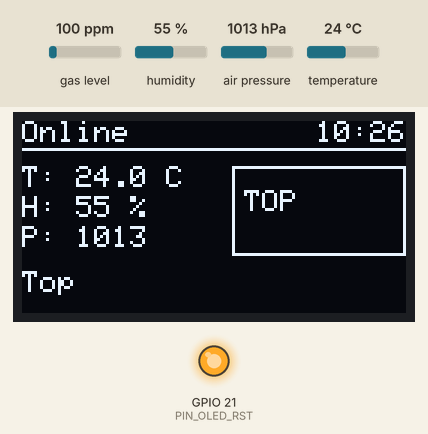
The sketch below on a simulated ESP32. Shown: 128×64 one-colour display, output pins drawn as LEDs (lit = HIGH). The test bench sets the inputs (shaded band); at power-on: gas level 100 ppm, humidity 55 %, air pressure 1013 hPa, temperature 24 °C. WiFi joins after 1.5 s; servers stay silent unless stated; uploads are accepted with an empty reply; the local clock reads 2024-03-15 10:24:30 at power-on unless the sketch sets it; what the sketch prints to the serial monitor is not drawn.

Above: at 90.4 s.

The sketch:

klimas.ino
```cpp
#include <WiFi.h>
#include <HTTPClient.h>
#include <WiFiManager.h>
#include <AsyncTCP.h>

// Fix für Konflikte zwischen ESP32 Core WebServer und AsyncWebServer
#ifdef HTTP_GET
  #undef HTTP_GET
  #undef HTTP_POST
  #undef HTTP_DELETE
  #undef HTTP_PUT
  #undef HTTP_PATCH
  #undef HTTP_HEAD
  #undef HTTP_OPTIONS
  #undef HTTP_ANY
#endif

#include <ESPAsyncWebServer.h>
#include <ESPmDNS.h>
#include <ArduinoOTA.h>
#include "time.h"
#include "config.h"

// --- 1. HARDWARE MODULE ---

// A) DISPLAY
#ifdef USE_DISPLAY
  #include <Wire.h>
  #include <Adafruit_GFX.h>
  #include <Adafruit_SSD1306.h>
  Adafruit_SSD1306 display(SCREEN_WIDTH, SCREEN_HEIGHT, &Wire, PIN_OLED_RST);
#endif

// B) BME680 SENSOR
#ifdef USE_BME680
  #include <Wire.h>
  #include <Adafruit_Sensor.h>
  #include "Adafruit_BME680.h"
  // Wählt Bus 0 oder 1 je nach config
  TwoWire I2C_BME = TwoWire(BME_I2C_BUS);
  Adafruit_BME680 bme(&I2C_BME);
#endif

// C) DHT SENSOR
#ifdef SENSOR_TYPE_DHT
  #include <DHT.h>
  DHT dht(DHT_PIN, DHT_TYPE);
#endif

// --- GLOBALE VARIABLEN ---
AsyncWebServer server(80);

float temp = 0.0, hum = 0.0, pres = 0.0, gas = 0.0;
String airQualityStatus = "Init...";
unsigned long lastSensorTime = 0;
unsigned long lastSendTime = 0;

// --- HELFER: TEXT ANZEIGEN (Display oder Serial) ---
void showText(String title, String status) {
  #ifdef USE_DISPLAY
    display.clearDisplay();
    display.setTextSize(1);
    display.setCursor(0,0);
    display.println(title);
    display.println(status);
    display.display();
  #else
    Serial.print("[INFO] "); Serial.print(title); Serial.print(": "); Serial.println(status);
  #endif
}

// --- HELFER: LUFTQUALITÄT BERECHNEN ---
String getAirQuality(float gasResistance) {
  // Wenn kein Gassensor da ist (z.B. DHT), geben wir "-" zurück
  #ifdef SENSOR_TYPE_DHT
    return "N/A";
  #endif

  if (gasResistance > GAS_LEVEL_GOOD) return "Top";
  else if (gasResistance > GAS_LEVEL_OK) return "Good";
  else if (gasResistance > GAS_LEVEL_WARN) return "Fair";
  else if (gasResistance > 0) return "WARNING";
  return "Init";
}

// --- HELFER: ZEIT FORMATIEREN ---
String getFormattedTime() {
  struct tm timeinfo;
  if(!getLocalTime(&timeinfo)) return "--:--";
  char timeStringBuff[6];
  strftime(timeStringBuff, sizeof(timeStringBuff), "%H:%M", &timeinfo);
  return String(timeStringBuff);
}

// --- DATEN SENDEN ---
void sendDataToServer() {
  if(WiFi.status() == WL_CONNECTED){
    WiFiClient client;
    HTTPClient http;
    http.setTimeout(3000);
    http.begin(client, SERVER_URL);
    http.addHeader("Content-Type", "application/x-www-form-urlencoded");

    String mac = WiFi.macAddress();

    String httpRequestData = "api_key=" + String(API_KEY)
                           + "&device_id=" + mac
                           + "&temperature=" + String(temp)
                           + "&humidity=" + String(hum)
                           + "&pressure=" + String(pres)
                           + "&gas=" + String(gas);

    int code = http.POST(httpRequestData);
    if(code > 0) Serial.printf("Upload: %d\n", code);
    http.end();
  }
}

// --- WIFI MANAGER CALLBACK ---
void configModeCallback (WiFiManager *myWiFiManager) {
  Serial.println("Config Mode Start...");
  #ifdef USE_DISPLAY
    display.clearDisplay();
    display.setCursor(0, 0);
    display.println("WIFI ERROR!");
    display.println("Connect to:");
    display.println(myWiFiManager->getConfigPortalSSID());
    display.println("192.168.4.1");
    display.display();
  #endif
}

// --- HTML DASHBOARD (Im Flash-Speicher) ---
const char index_html[] PROGMEM = R"rawliteral(
<!DOCTYPE HTML><html><head><title>Climate Monitor</title>
<meta name="viewport" content="width=device-width, initial-scale=1">
<style>body{font-family:sans-serif;text-align:center;background:#121212;color:#eee;margin:0;padding-top:20px}
.c{background:#1e1e1e;padding:15px;margin:10px;width:140px;border-radius:12px;border-top:3px solid #777;display:inline-block}
.v{font-size:2rem;font-weight:bold}.u{font-size:1rem;color:#888}</style></head><body>
<h1>Room Climate</h1>
<div class="c" style="width:300px;border-top:5px solid #fff"><h2 style="margin:0;color:#aaa">Air Quality</h2><span id="q" style="font-size:1.5rem">...</span></div><br>
<div class="c" style="border-color:#ff5252"><span class="v" id="t">--</span><span class="u"> C</span></div>
<div class="c" style="border-color:#448aff"><span class="v" id="h">--</span><span class="u"> %</span></div>
<div class="c" style="border-color:#69f0ae"><span class="v" id="p">--</span><span class="u"> hPa</span></div>
<div class="c" style="border-color:#e040fb"><span class="v" id="g">--</span><span class="u"> kOhm</span></div>
<p id="devid" style="color:#555;font-size:0.8rem">Loading ID...</p>
<script>
setInterval(function(){fetch("/data").then(r=>r.json()).then(d=>{
document.getElementById("t").innerText=d.t.toFixed(1);
document.getElementById("h").innerText=d.h.toFixed(1);
document.getElementById("p").innerText=d.p.toFixed(0);
document.getElementById("g").innerText=(d.g/1000).toFixed(1);
document.getElementById("devid").innerText="ID: " + d.id;
const q=document.getElementById("q");q.innerText=d.q;
if(d.q.includes("Top")||d.q.includes("Good")){q.style.color="#00e676"}
else if(d.q.includes("Fair")){q.style.color="#ffeb3b"}
else{q.style.color="#ff1744"}
})},2000);
</script></body></html>)rawliteral";


// ==========================================
//                 SETUP
// ==========================================
void setup() {
  Serial.begin(115200);
  delay(1000); // Warten für Serial Monitor
  Serial.println("\n--- SYSTEM START ---");

  // --- 1. DISPLAY INIT ---
  #ifdef USE_DISPLAY
    Serial.println("Init Display...");
    pinMode(PIN_OLED_RST, OUTPUT);
    digitalWrite(PIN_OLED_RST, LOW); delay(50); digitalWrite(PIN_OLED_RST, HIGH);
    Wire.begin(PIN_OLED_SDA, PIN_OLED_SCL);
    if(display.begin(SSD1306_SWITCHCAPVCC, 0x3C)) {
       display.clearDisplay(); display.setTextColor(WHITE);
    }
  #endif

  showText("Booting...", "Init Sensors");

  // --- 2. SENSOR INIT ---

  // A) BME680
  #ifdef USE_BME680
    Serial.println("Init BME680...");
    I2C_BME.begin(PIN_BME_SDA, PIN_BME_SCL);
    if (!bme.begin(0x77) && !bme.begin(0x76)) {
       Serial.println("BME Error");
       showText("ERROR", "BME Missing");
    } else {
       // Config BME
       bme.setTemperatureOversampling(BME680_OS_8X);
       bme.setHumidityOversampling(BME680_OS_2X);
       bme.setPressureOversampling(BME680_OS_4X);
       bme.setIIRFilterSize(BME680_FILTER_SIZE_3);
       bme.setGasHeater(320, 150);
    }
  #endif

  // B) DHT
  #ifdef SENSOR_TYPE_DHT
    Serial.println("Init DHT...");
    dht.begin();
    // Kurzer Test
    float testT = dht.readTemperature();
    if (isnan(testT)) Serial.println("DHT Error: Keine Werte");
    else Serial.println("DHT OK");
  #endif

  // --- 3. WIFI ---
  WiFiManager wm;
  wm.setAPCallback(configModeCallback);
  wm.setConfigPortalTimeout(180);

  showText("WiFi...", "Connecting");

  if(!wm.autoConnect("Climate-Setup", "password")) {
    showText("OFFLINE", "Mode Active");
  } else {
    String ip = WiFi.localIP().toString();
    showText("Online!", ip);
    configTime(GMT_OFFSET_SEC, DST_OFFSET_SEC, NTP_SERVER_1, NTP_SERVER_2);
  }

  // --- 4. OTA ---
  ArduinoOTA.setHostname(OTA_HOSTNAME);
  ArduinoOTA.setPassword(OTA_PASS);
  ArduinoOTA.begin();

  // --- 5. SERVER ---
  if(WiFi.status() == WL_CONNECTED) {
    server.on("/", HTTP_GET, [](AsyncWebServerRequest *request){ request->send_P(200, "text/html", index_html); });

    // JSON API für das Frontend
    server.on("/data", HTTP_GET, [](AsyncWebServerRequest *request){
      String json = "{";
      json += "\"id\":\"" + WiFi.macAddress() + "\",";
      json += "\"t\":" + String(temp) + ",";
      json += "\"h\":" + String(hum) + ",";
      json += "\"p\":" + String(pres) + ","; // Ist 0 bei DHT
      json += "\"g\":" + String(gas) + ",";  // Ist 0 bei DHT
      json += "\"q\":\"" + airQualityStatus + "\"";
      json += "}";
      request->send(200, "application/json", json);
    });

    server.begin();
    Serial.println("Webserver gestartet");
  }
}


// ==========================================
//                 LOOP
// ==========================================
void loop() {
  ArduinoOTA.handle();

  unsigned long currentMillis = millis();

  // --- MESSEN ---
  if ((currentMillis - lastSensorTime) > UPDATE_INTERVAL) {

    // A) BME LOGIK
    #ifdef USE_BME680
      if (bme.performReading()) {
        temp = bme.temperature;
        hum = bme.humidity;
        pres = bme.pressure / 100.0;
        gas = bme.gas_resistance;
        airQualityStatus = getAirQuality(gas);
      }
    #endif

    // B) DHT LOGIK
    #ifdef SENSOR_TYPE_DHT
      float t_read = dht.readTemperature();
      float h_read = dht.readHumidity();
      if (!isnan(t_read) && !isnan(h_read)) {
        temp = t_read;
        hum = h_read;
        pres = 0; // Kein Drucksensor
        gas = 0;  // Kein Gassensor
        airQualityStatus = "N/A";
      }
    #endif

    // --- DISPLAY UPDATE (Nur wenn Display vorhanden) ---
    #ifdef USE_DISPLAY
        display.clearDisplay();

        // Header
        display.setCursor(0,0);
        if(WiFi.status() == WL_CONNECTED) {
           display.print("Online");
           String timeStr = getFormattedTime();
           int16_t x1, y1; uint16_t w, h;
           display.getTextBounds(timeStr, 0, 0, &x1, &y1, &w, &h);
           display.setCursor(128 - w, 0); display.print(timeStr);
        } else {
           display.print("Offline");
        }
        display.drawLine(0, 9, 128, 9, WHITE);

        // Values
        display.setCursor(0,15); display.printf("T: %.1f C", temp);
        display.setCursor(0,25); display.printf("H: %.0f %%", hum);
        display.setCursor(0,35); display.printf("P: %.0f", pres);
        display.setCursor(0,50); display.println(airQualityStatus);

        // Box Right
        display.drawRect(70, 15, 58, 30, WHITE);
        display.setCursor(74, 23);
        if(airQualityStatus.startsWith("Top")) display.print("TOP");
        else if(airQualityStatus.startsWith("Good")) display.print("GOOD");
        else if(airQualityStatus.startsWith("Fair")) display.print("FAIR");
        else display.print("BAD");

        display.display();
    #else
        // Debug Output für C3/Ohne Display
        Serial.printf("MESSUNG -> T:%.1f H:%.0f\n", temp, hum);
    #endif

    lastSensorTime = currentMillis;
  }

  // --- SENDEN ---
  if ((currentMillis - lastSendTime) > SEND_INTERVAL) {
    sendDataToServer();
    lastSendTime = currentMillis;
  }
}
```

config.h
```cpp
#ifndef CONFIG_H
#define CONFIG_H

// ==========================================
//           HARDWARE AUSWAHL
// ==========================================

// --- BOARD & SENSOR WAHL ---
// Aktivieren für Heltec V3 mit OLED & BME680
 #define USE_DISPLAY
 #define USE_BME680

// Aktivieren für ESP32-C3 SuperMini mit AM2301A (DHT)
//#define SENSOR_TYPE_DHT
//#define DHT_PIN 8         // GPIO 8 am C3 SuperMini
//#define DHT_TYPE DHT21    // AM2301 = DHT21

// ==========================================
//           NETZWERK & SERVER
// ==========================================

const char* OTA_HOSTNAME = "Klima-Sensor"; // Name angepasst für C3
const char* OTA_PASS     = "Update1234";
const char* SERVER_URL   = "http://192.168.0.2:5000/post-data";
const char* API_KEY      = "MeinGeheimesIoTKennwort123";

// ==========================================
//                ZEIT
// ==========================================
const char* NTP_SERVER_1 = "fritz.box";
const char* NTP_SERVER_2 = "pool.ntp.org";
const long  GMT_OFFSET_SEC = 3600;
const int   DST_OFFSET_SEC = 3600;

// ==========================================
//           MESSEN & SENDEN
// ==========================================
const unsigned long UPDATE_INTERVAL = 30000;   // Messen alle 30 sek
const unsigned long SEND_INTERVAL   = 60000;   // Senden alle 60 sek

// Grenzwerte (Nur relevant für BME680 Gas-Sensor)
const float GAS_LEVEL_GOOD = 50000.0;
const float GAS_LEVEL_OK   = 20000.0;
const float GAS_LEVEL_WARN = 10000.0;

// ==========================================
//           PIN DEFINITIONEN
// ==========================================

#if defined(USE_DISPLAY)
  // --- Heltec V3 (Mit Display) ---
  #define PIN_OLED_SDA 17
  #define PIN_OLED_SCL 18
  #define PIN_OLED_RST 21
  #define SCREEN_WIDTH 128
  #define SCREEN_HEIGHT 64

  // Heltec nutzt 2. Bus für Sensor
  #define PIN_BME_SDA  41
  #define PIN_BME_SCL  42
  #define BME_I2C_BUS  1
#elif defined(USE_BME680)
  // --- Standard ESP32 + BME680 (Ohne Display) ---
  #define PIN_BME_SDA  21
  #define PIN_BME_SCL  22
  #define BME_I2C_BUS  0
#endif

// Für DHT brauchen wir keine I2C Pins definieren,
// da Pin 8 oben schon definiert ist.

#endif
```
